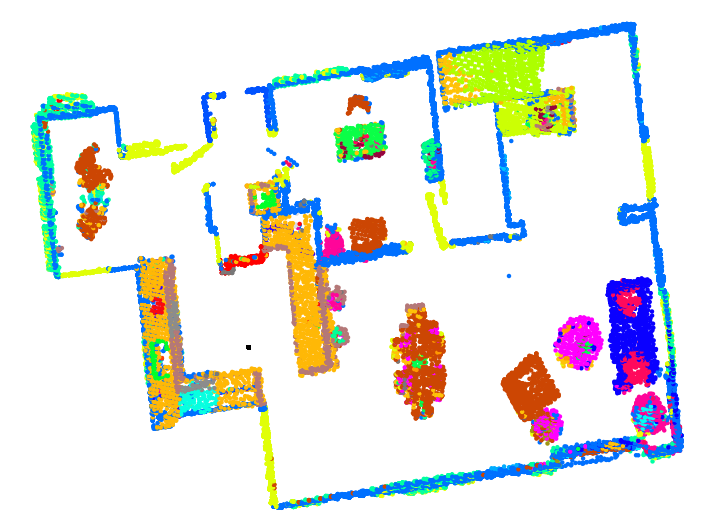

This figure's Python source:
import numpy as np
import open3d as o3d
from matplotlib import pyplot as plt
import cv2
import scipy.io
import pandas as pd
from scipy.spatial import cKDTree


start_point = []

def click_event(event, x, y, flags, params):
    # checking for left mouse clicks
    if event == cv2.EVENT_LBUTTONDOWN:

        print("start point",x, ' ', y)
        start_point.append(x)
        start_point.append(y)
        font = cv2.FONT_HERSHEY_SIMPLEX
        # cv2.putText(img, str(x) + ',' + str(y), (x+5, y+5), font, 0.5, (0, 0, 255), 1)
        map = cv2.imread('map.png')
        cv2.circle(map, (x, y), 3, (0, 0, 255), -1)
        cv2.imshow('map', map)
        
        


def RRT(start, goal, step_length,map,end_distance):
    X_set = [start]
    X_last = [start]
    while True:  
        img = cv2.imread('map.png')
        random_p = [np.random.randint(0, img.shape[1] - 1),np.random.randint(0, img.shape[0] - 1)]
        nearest_p = X_set[0]
        # print(random_p)
        for i in range (len(X_set)):
            if distance(X_set[i], random_p) < distance(nearest_p, random_p):
                nearest_p = X_set[i]
        points = bresenham(random_p,nearest_p)
        
        if  not obstacle_check(points, img):
            for i in range (len(points)):
                if distance(nearest_p, points[i]) > step_length:
                    print("add point",points[i-1])
                    X_set.append(points[i-1])
                    X_last.append(nearest_p)
                    cv2.line(map,nearest_p,points[i-1],(0,0,255),1)
                    break
        
        if distance(X_set[len(X_set)-1], goal) < end_distance:
            break
        
    for point in X_set:
        cv2.circle(map, point, radius=1, color=(0, 0, 255), thickness=-1)  # Red color
        
    path = []
    x_now = X_set[len(X_set)-1]
    path.append(x_now)
    while ((x_now[0] != start[0]) and (x_now[1] != start[1])) :
        cv2.line(map,x_now,X_last[X_set.index(x_now)],(0,255,0),2)
        x_now = X_last[X_set.index(x_now)] 
        path.append(x_now)
        
    path.reverse()
    path.append(goal)
    cv2.imshow('Map with Path', map)
    cv2.imwrite('path.png', map)
    cv2.waitKey(0)
    cv2.destroyAllWindows()
    return path

def obstacle_check(points, map):
    for i in range(len(points)):
        if map[points[i][1]][points[i][0]][0] != 255 or map[points[i][1]][points[i][0]][1] != 255 or map[points[i][1]][points[i][0]][2] != 255:
            return True
        if points[i][0] > 269 and points[i][0] < 291 and points[i][1] > 119 and points[i][1] < 123:
            return True
    return False

def bresenham(random_p,nearest_p):
    points = []
    x1, y1 = random_p
    x2, y2 = nearest_p
    dx = abs(x1 - x2)
    dy = abs(y1 - y2)
    sx = 1 if x2 < x1 else -1
    sy = 1 if y2 < y1 else -1
    err = dx - dy

    while True:
        points.append((x2, y2))
        if x2 == x1 and y2 == y1:
            break
        e2 = 2 * err
        if e2 > -dy:
            err -= dy
            x2 += sx
        if e2 < dx:
            err += dx
            y2 += sy
            
    return points


def distance(p1, p2):
    return np.sqrt((p1[0]-p2[0])**2 + (p1[1]-p2[1])**2)


def transfom_matrix(p1_a,p2_a,p3_a,p4_a,p1_p,p2_p,p3_p,p4_p):
    M = cv2.getPerspectiveTransform(np.float32([p1_p,p2_p,p3_p,p4_p]),np.float32([p1_a,p2_a,p3_a,p4_a]))
    return M


def get_map():
    points = np.load("semantic_3d_pointcloud/point.npy") *10000/255
    colors = np.load("semantic_3d_pointcloud/color01.npy")
    colors255 = np.load("semantic_3d_pointcloud/color0255.npy")
    unremoved_p = ~((points[:,1] < -1.2) |(points[:,1] > 0))
    colors255_r = colors255[unremoved_p]
    
    
    plt.figure()
    plt.scatter(points[unremoved_p, 2], points[unremoved_p, 0], s=1.5, c=colors[unremoved_p])
    # plt.axis('off')
    plt.axis('equal')
    plt.savefig('map.png', dpi=144, bbox_inches='tight', pad_inches=0)

def get_path(map):
    
    # before running the program, make sure to pip install openpyxl
    df = pd.read_excel("color_coding_semantic_segmentation_classes.xlsx",usecols=["Color_Code (R,G,B)", "Name"])
    
    target_object = ""
    color_code = ""
    
    while True:
        target_object = input('target : ')
        if target_object in df["Name"].values:
            color_code = df["Color_Code (R,G,B)"][df["Name"] == target_object].values[0]
            break
        else:
            print("Invalid object")
            
    print(color_code)
    
    
    target_points = []
    path_points = []
    
    c = [float(x) if '.' in x else int(x) for x in color_code.strip('()').split(',')]
    
    for i in range(len(map)):  
        for j in range(len(map[0])):
            if map[i][j][0] == c[2] and map[i][j][1] == c[1] and map[i][j][2] == c[0]:
                target_points.append([j, i])
            if map[i][j][0] == 255 and map[i][j][1] == 255 and map[i][j][2] == 255:
                path_points.append([j, i])
                
                
    cv2.imshow('map', map)
    cv2.setMouseCallback('map', click_event)
    cv2.waitKey(0)
    cv2.destroyAllWindows()
    
    
    x_sum, x_max, x_min = 0, 0, 1000
    y_sum, y_max, y_min = 0, 0, 1000
    for i in range(len(target_points)):
        x_max = max(x_max, target_points[i][0])
        x_min = min(x_min, target_points[i][0])
        y_max = max(y_max, target_points[i][1])
        y_min = min(y_min, target_points[i][1])
        x_sum += target_points[i][0]
        y_sum += target_points[i][1]
        
    x_mean = int(x_sum/len(target_points))
    y_mean = int(y_sum/len(target_points))
    
    target = [x_mean, y_mean]
    print("target",target)
    end_distance = np.sqrt((x_max-x_min)**2 + (y_max-y_min)**2)
    
    path = RRT(start_point, target, 20, map,min(end_distance,60))
    
    
    p1_p = [117,72]
    p2_p = [553,509]
    p3_p = [379,509]
    p4_p = [117,246]

    p1_a = [-4,6]
    p2_a = [6,-4]
    p3_a = [2,-4]
    p4_a = [-4,2]
    
    M = transfom_matrix(p1_a,p2_a,p3_a,p4_a,p1_p,p2_p,p3_p,p4_p)
    path = cv2.perspectiveTransform(np.array([path],dtype=np.float32),M)
    path[:,:,[0, 1]] = path[:,:,[1, 0]]
    path = path[0]
    return target_object,c,path

if __name__ == "__main__":
    get_map()
    map = cv2.imread("map.png")
    path = get_path(map)
    print(path)
    